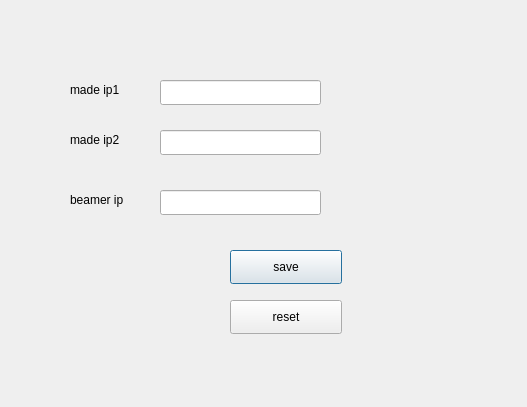
<?xml version="1.0" encoding="UTF-8"?>
<ui version="4.0">
 <class>Dialog</class>
 <widget class="QDialog" name="Dialog">
  <property name="geometry">
   <rect>
    <x>0</x>
    <y>0</y>
    <width>527</width>
    <height>407</height>
   </rect>
  </property>
  <property name="windowTitle">
   <string>Dialog</string>
  </property>
  <widget class="QLabel" name="label">
   <property name="geometry">
    <rect>
     <x>70</x>
     <y>80</y>
     <width>68</width>
     <height>19</height>
    </rect>
   </property>
   <property name="text">
    <string>made ip1</string>
   </property>
  </widget>
  <widget class="QLabel" name="label_2">
   <property name="geometry">
    <rect>
     <x>70</x>
     <y>130</y>
     <width>68</width>
     <height>19</height>
    </rect>
   </property>
   <property name="text">
    <string>made ip2</string>
   </property>
  </widget>
  <widget class="QLineEdit" name="made_ip1">
   <property name="geometry">
    <rect>
     <x>160</x>
     <y>80</y>
     <width>161</width>
     <height>25</height>
    </rect>
   </property>
  </widget>
  <widget class="QLineEdit" name="made_ip2">
   <property name="geometry">
    <rect>
     <x>160</x>
     <y>130</y>
     <width>161</width>
     <height>25</height>
    </rect>
   </property>
  </widget>
  <widget class="QPushButton" name="save_btn">
   <property name="geometry">
    <rect>
     <x>230</x>
     <y>250</y>
     <width>112</width>
     <height>34</height>
    </rect>
   </property>
   <property name="text">
    <string>save</string>
   </property>
  </widget>
  <widget class="QPushButton" name="reset_btn">
   <property name="geometry">
    <rect>
     <x>230</x>
     <y>300</y>
     <width>112</width>
     <height>34</height>
    </rect>
   </property>
   <property name="text">
    <string>reset</string>
   </property>
  </widget>
  <widget class="QLabel" name="label_3">
   <property name="geometry">
    <rect>
     <x>70</x>
     <y>190</y>
     <width>81</width>
     <height>19</height>
    </rect>
   </property>
   <property name="text">
    <string>beamer ip</string>
   </property>
  </widget>
  <widget class="QLineEdit" name="beamer_ip">
   <property name="geometry">
    <rect>
     <x>160</x>
     <y>190</y>
     <width>161</width>
     <height>25</height>
    </rect>
   </property>
  </widget>
 </widget>
 <resources/>
 <connections/>
</ui>
